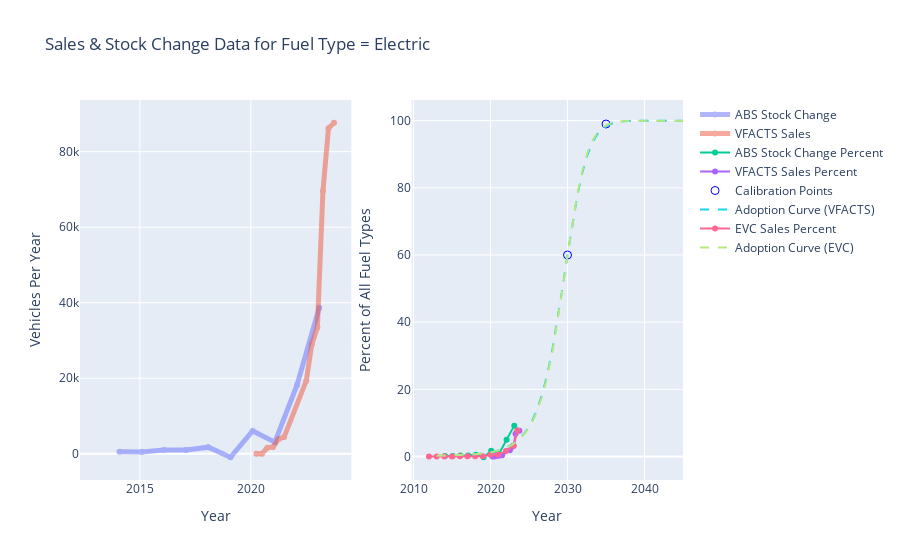

Notebook cell for this chart:
### Code cell
#def national_plot(fuel_type):
fuel_type = "Electric"

# ABS stock data
fueltype_stock_change_per_year = (
    stock_df.astype({"Postcode": "string"})
    .groupby(["Fuel Type"])
    .sum()
    .drop(columns=["State", "Postcode", "Vehicle Type"])
    .diff(axis=1)
)  # change to vehicle stock per year
total_stock_change_per_year = fueltype_stock_change_per_year.sum(axis=0)
fueltype_stock_change_per_year_percent = (
    fueltype_stock_change_per_year / total_stock_change_per_year * 100
)

# VFACTS sales data
fueltype_sales_per_year = vfacts_sales_df.groupby(["Fuel Type"]).sum().drop(columns=["State","Vehicle Type"]) 
total_sales_per_year = fueltype_sales_per_year.sum()
fueltype_sales_per_year_percent = (
    fueltype_sales_per_year / total_sales_per_year * 100
)

fig = make_subplots(rows=1,cols=2)

x1 = year_stock
y1 = fueltype_stock_change_per_year.loc[fuel_type].values.tolist()

# Add traces
fig.add_trace(
    go.Scatter(x=x1, y=y1, name="ABS Stock Change", opacity=0.5, line={"width": 5}),
    #secondary_y=False,
    row = 1, col = 1,
)

x2 = year_vfacts
y2 = fueltype_sales_per_year.loc[fuel_type].values.tolist()

fig.add_trace(
    go.Scatter(x=x2, y=y2, name="VFACTS Sales", opacity=0.5, line={"width": 5}),
    #secondary_y=False,
    row = 1, col = 1,
)

x3 = year_stock
y3 = fueltype_stock_change_per_year_percent.loc[fuel_type].values.tolist()

fig.add_trace(
    go.Scatter(x=x3, y=y3, name="ABS Stock Change Percent"),
    #secondary_y=True,
    row = 1, col = 2,
)

x4 = year_vfacts
y4 = fueltype_sales_per_year_percent.loc[fuel_type].values.tolist()

fig.add_trace(
    go.Scatter(x=x4, y=y4, name="VFACTS Sales Percent"),
    secondary_y=False,
    row = 1, col = 2,
)

three_par = True

x5 = np.linspace(2013, 2045)
calibration_points = [(2030, 60, 0.5), (2035, 99, 0.5)] # (year, percent, sigma) Note: sigma is optional and lower than 1 means more weight

y5, y6 = get_calibrated_adoption_curve(
    x4, [_y / 100 for _y in y4], x5, calibration_points=calibration_points
)
y5 = [_y * 100 for _y in y5]
y6 = [_y * 100 for _y in y6]

yfit = y5
if three_par:
    yfit = y6

fig.add_trace(
    go.Scatter(
        x=[f[0] for f in calibration_points],
        y=[f[1] for f in calibration_points],
        name="Calibration Points",
        marker=dict(size=8, color="blue", symbol="circle-open"),
        mode="markers",
    ),
    secondary_y=False,
    row = 1, col = 2,
)

fig.add_trace(
    go.Scatter(x=x5, y=yfit, name="Adoption Curve (VFACTS)", line={"dash": "dash"}),
    secondary_y=False,
    row = 1, col = 2,
)

x7 = year_evc
y7 = (evc_sales_df.set_index("Fuel Type").loc["Electric"]/evc_sales_df.set_index("Fuel Type").loc["All"]*100).tolist() 
fig.add_trace(
    go.Scatter(x=x7, y=y7, name="EVC Sales Percent"),
    secondary_y=False,
    row = 1, col = 2,
)


yfit2, yfit3 = get_calibrated_adoption_curve(
    x7, [_y / 100 for _y in y7], x5, calibration_points=calibration_points
)
yfit2 = [_y * 100 for _y in yfit2]
yfit3 = [_y * 100 for _y in yfit3]

yfit = yfit2
if three_par:
    yfit = yfit3

fig.add_trace(
    go.Scatter(x=x5, y=yfit, name="Adoption Curve (EVC)", line={"dash": "dash"}),
    secondary_y=False,
    row = 1, col = 2,
)

#x8 = year_nsw
#y8 = nsw_new_regos_df["NSW Percent EV (Total)"].tolist()
#fig.add_trace(
#    go.Scatter(x=x8, y=y8, name="NSW Percent EV (Total)"),
#    secondary_y=False,
#    row = 1, col = 2,
#)
#
#
#yfit2, yfit3 = get_calibrated_adoption_curve(
#    x8, [_y / 100 for _y in y8], x5, calibration_points=calibration_points
#)
#yfit2 = [_y * 100 for _y in yfit2]
#yfit3 = [_y * 100 for _y in yfit3]
#
#yfit = yfit2
#if three_par:
#    yfit = yfit3
#
#fig.add_trace(
#    go.Scatter(x=x5, y=yfit, name="Adoption Curve (NSW)", line={"dash": "dash"}),
#    secondary_y=False,
#    row = 1, col = 2,
#)

# Add figure title
fig.update_layout(
    title_text="Sales & Stock Change Data for Fuel Type = " + fuel_type
)

# Set x-axis title
fig.update_xaxes(title_text="Year")

# Set y-axes titles
fig.update_yaxes(title_text="Vehicles Per Year", secondary_y=False, row=1, col=1 )
fig.update_yaxes(title_text="Percent of All Fuel Types", secondary_y=False, row=1, col=2)

fig.show()
# download as html
fig.write_html("national_plot.html")

#national_plot("Electric")

### Figure 1 — Plotly figure (JSON) as saved in the notebook; plotly's stock layout.template omitted (floating-point values rounded to 4 significant figures)
{"data": [{"line": {"width": 5}, "name": "ABS Stock Change", "opacity": 0.5, "type": "scatter", "x": [2013.0, 2014.0, 2015.0, 2016.0, 2017.0, 2018.0, 2019.0, 2020.0, 2021.0, 2022.0, 2023.0], "xaxis": "x", "y": [null, 537, 464, 1024, 1011, 1753, -915, 6039, 3087, 18208, 38680], "yaxis": "y"}, {"line": {"width": 5}, "name": "VFACTS Sales", "opacity": 0.5, "type": "scatter", "x": [2020.0, 2020.0, 2021.0, 2021, 2021.0, 2022.0, 2022.0, 2023.0, 2023, 2023.0, 2024.0, 2024.0], "xaxis": "x", "y": [0, 0, 1633.0, 1769, 3876, 4434, 19360, 29028, 33410, 69584, 86184, 87660.0], "yaxis": "y"}, {"name": "ABS Stock Change Percent", "type": "scatter", "x": [2013.0, 2014.0, 2015.0, 2016.0, 2017.0, 2018.0, 2019.0, 2020.0, 2021.0, 2022.0, 2023.0], "xaxis": "x2", "y": [null, 0.1413, 0.1272, 0.3038, 0.2941, 0.5448, -0.2143, 1.687, 0.7463, 5.03, 9.198], "yaxis": "y2"}, {"name": "VFACTS Sales Percent", "type": "scatter", "x": [2020.0, 2020.0, 2021.0, 2021, 2021.0, 2022.0, 2022.0, 2023.0, 2023, 2023.0, 2024.0, 2024.0], "xaxis": "x2", "y": [0, 0, 0.1975, 0.2005, 0.3798, 0.4055, 1.878, 2.803, 3.231, 6.752, 7.762, 7.638], "yaxis": "y2"}, {"marker": {"color": "blue", "size": 8, "symbol": "circle-open"}, "mode": "markers", "name": "Calibration Points", "type": "scatter", "x": [2030, 2035], "xaxis": "x2", "y": [60, 99], "yaxis": "y2"}, {"line": {"dash": "dash"}, "name": "Adoption Curve (VFACTS)", "type": "scatter", "x": [2013, 2014.0, 2014.0, 2015.0, 2016.0, 2016.0, 2017.0, 2018.0, 2018.0, 2019.0, 2020.0, 2020.0, 2021.0, 2021.0, 2022.0, 2023.0, 2023.0, 2024.0, 2025.0, 2025.0, 2026.0, 2027.0, 2027.0, 2028.0, 2029.0, 2029.0, 2030.0, 2031.0, 2031.0, 2032.0, 2033.0, 2033.0, 2034.0, 2035.0, 2035.0, 2036.0, 2037.0, 2037.0, 2038.0, 2038.0, 2039.0, 2040.0, 2040.0, 2041.0, 2042.0, 2042.0, 2043.0, 2044.0, 2044.0, 2045], "xaxis": "x2", "y": [0.1725, 0.2012, 0.236, 0.2786, 0.3311, 0.396, 0.4769, 0.5785, 0.7069, 0.8704, 1.08, 1.351, 1.703, 2.165, 2.775, 3.584, 4.664, 6.111, 8.052, 10.65, 14.11, 18.64, 24.47, 31.7, 40.29, 49.88, 59.84, 69.4, 77.82, 84.66, 89.84, 93.52, 96.0, 97.61, 98.6, 99.21, 99.56, 99.76, 99.87, 99.94, 99.97, 99.98, 99.99, 100.0, 100.0, 100.0, 100.0, 100.0, 100.0, 100.0], "yaxis": "y2"}, {"name": "EVC Sales Percent", "type": "scatter", "x": [2012, 2013, 2014, 2015, 2016, 2017, 2018, 2019, 2020, 2021, 2022, 2023, 2024.0], "xaxis": "x2", "y": [0, 0.01368, 0.01304, 0.03368, 0.06429, 0.05855, 0.1005, 0.09979, 0.512, 0.5895, 1.632, 3.235, 7.764], "yaxis": "y2"}, {"line": {"dash": "dash"}, "name": "Adoption Curve (EVC)", "type": "scatter", "x": [2013, 2014.0, 2014.0, 2015.0, 2016.0, 2016.0, 2017.0, 2018.0, 2018.0, 2019.0, 2020.0, 2020.0, 2021.0, 2021.0, 2022.0, 2023.0, 2023.0, 2024.0, 2025.0, 2025.0, 2026.0, 2027.0, 2027.0, 2028.0, 2029.0, 2029.0, 2030.0, 2031.0, 2031.0, 2032.0, 2033.0, 2033.0, 2034.0, 2035.0, 2035.0, 2036.0, 2037.0, 2037.0, 2038.0, 2038.0, 2039.0, 2040.0, 2040.0, 2041.0, 2042.0, 2042.0, 2043.0, 2044.0, 2044.0, 2045], "xaxis": "x2", "y": [0.1956, 0.2251, 0.2607, 0.3039, 0.3567, 0.4215, 0.5017, 0.6017, 0.7273, 0.8862, 1.089, 1.35, 1.688, 2.129, 2.711, 3.482, 4.511, 5.892, 7.75, 10.25, 13.6, 18.03, 23.78, 31.01, 39.69, 49.49, 59.75, 69.62, 78.28, 85.26, 90.46, 94.08, 96.46, 97.95, 98.85, 99.37, 99.67, 99.83, 99.92, 99.96, 99.98, 99.99, 100.0, 100.0, 100.0, 100.0, 100.0, 100.0, 100.0, 100.0], "yaxis": "y2"}], "layout": {"title": {"text": "Sales & Stock Change Data for Fuel Type = Electric"}, "xaxis": {"anchor": "y", "domain": [0, 0.45], "title": {"text": "Year"}}, "xaxis2": {"anchor": "y2", "domain": [0.55, 1], "title": {"text": "Year"}}, "yaxis": {"anchor": "x", "domain": [0, 1], "title": {"text": "Vehicles Per Year"}}, "yaxis2": {"anchor": "x2", "domain": [0, 1], "title": {"text": "Percent of All Fuel Types"}}}}
